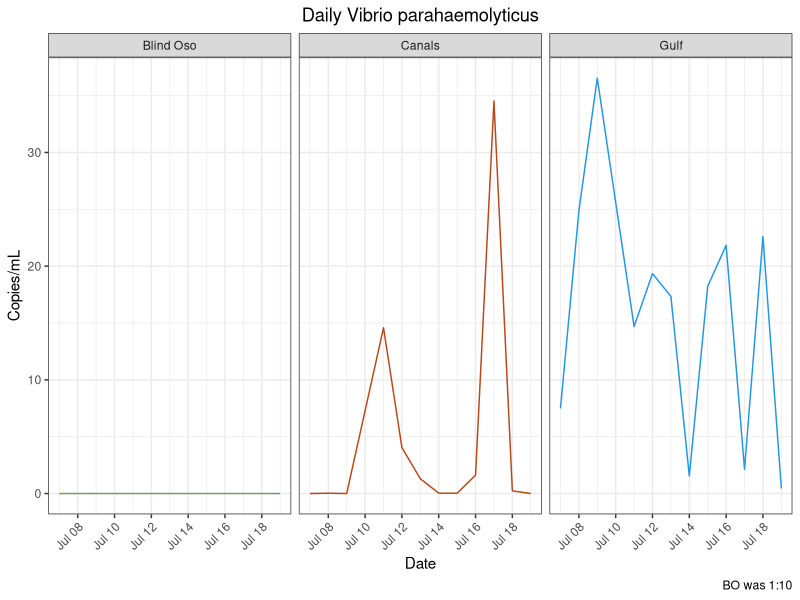
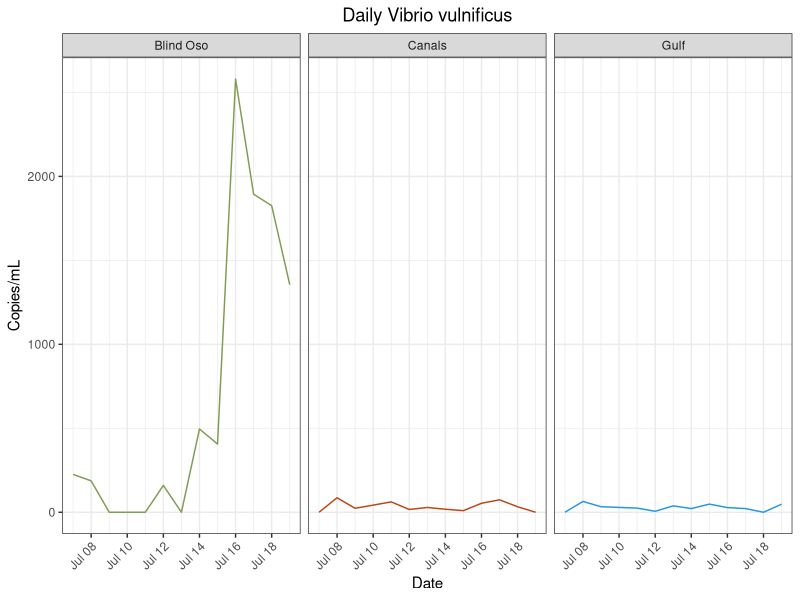
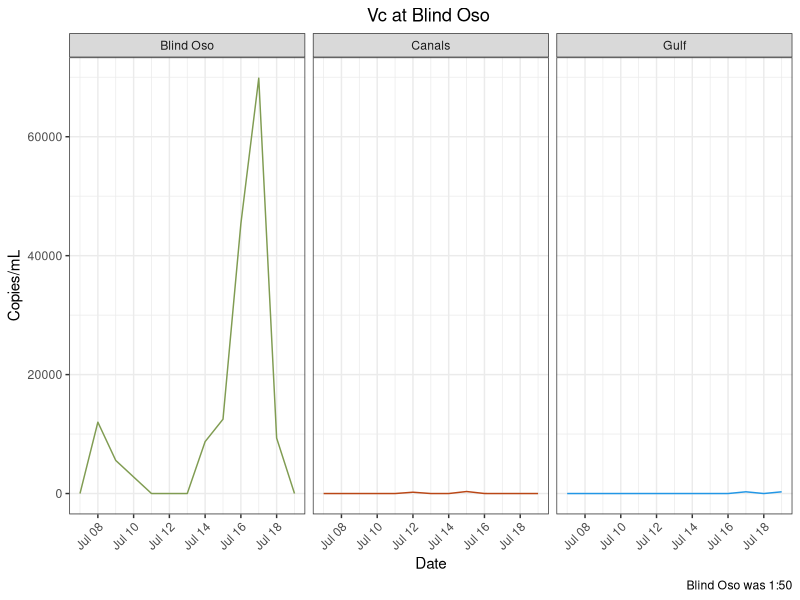
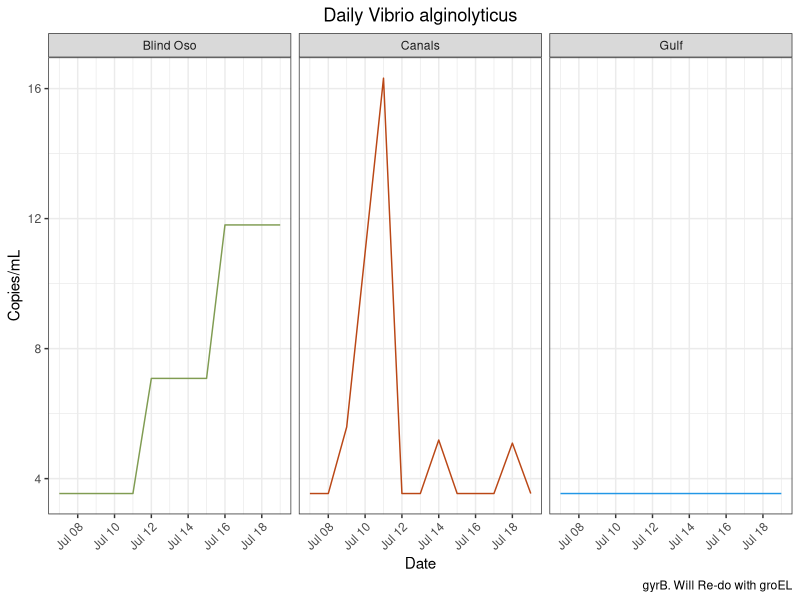
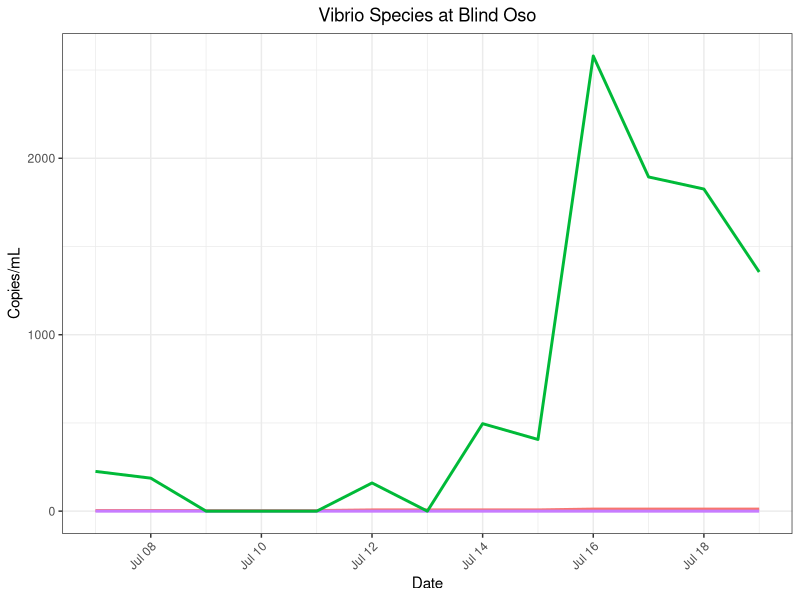
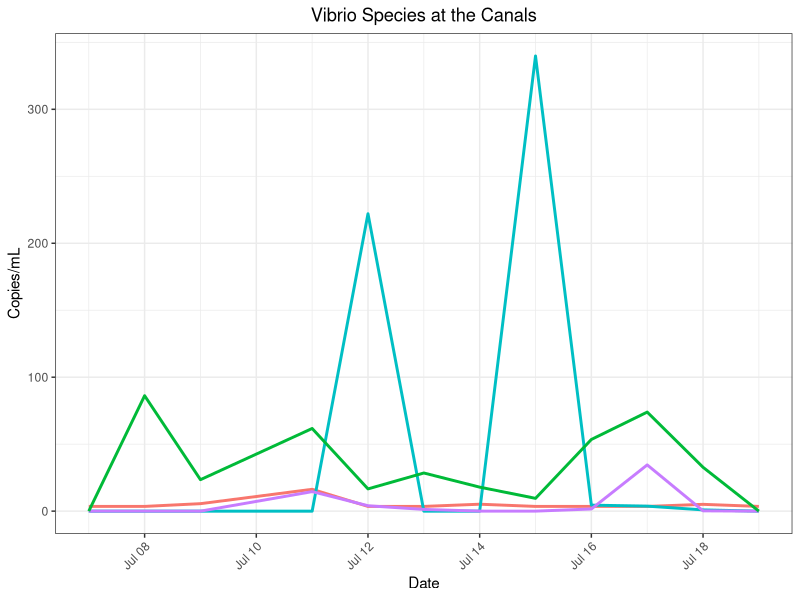
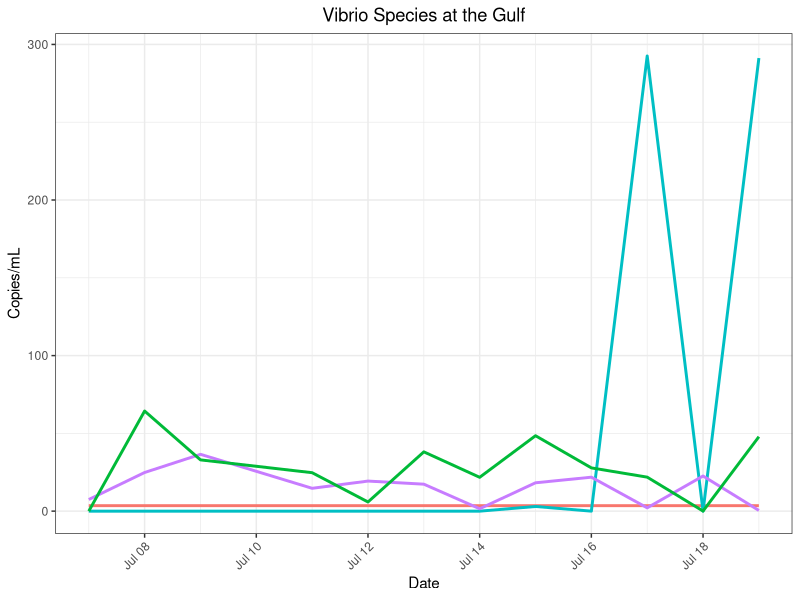
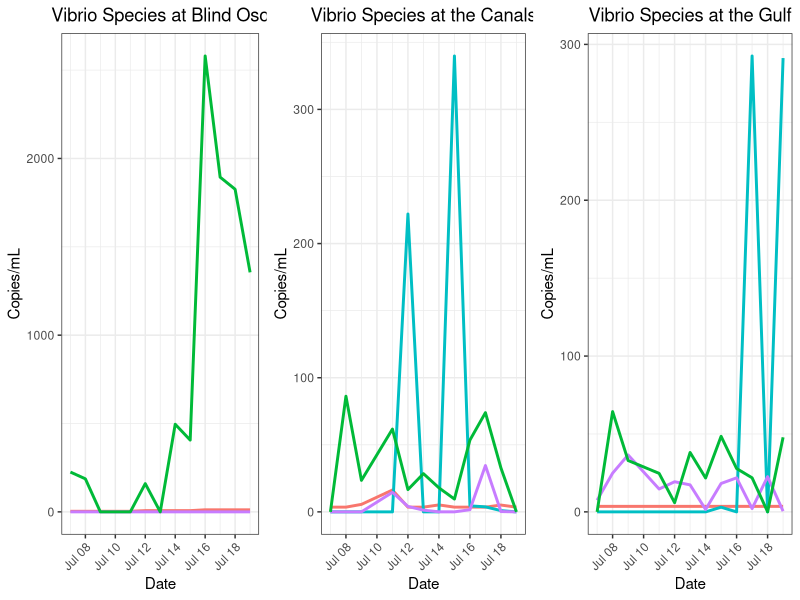

Reproduce these figures in R, in order.
## ---- chunk 1
library(here)
library(tidyverse)
library(lubridate)
library(ggpubr) #Stacking Plots
## ---- chunk 2
vp<- read_csv(here("data", "processed_data","qpcr", "vp_clean_copies.csv"))
vp_m<- read_csv(here("data", "processed_data","qpcr","vp_mon_clean_copies.csv")) 

vv<- read_csv(here("data", "processed_data","qpcr","vv_clean_copies_redo.csv")) #Trial two is best. Other trials exist too. 
vv_m<- read_csv(here("data", "processed_data","qpcr","vv_clean_copies_mon.csv"))

vc<- read_csv(here("data", "processed_data","qpcr", "vc_clean_copies_daily.csv")) #Daily
vc_m<- read_csv(here("data", "processed_data", "qpcr","vc_clean_copies_mon.csv"))#Monthly
vc_bo<- read_csv(here("data", "processed_data","qpcr","vc_clean_copies_dail_1_50.csv")) #Ran 1:50. with 5 reps (run with 2 reps + run with 3 reps)
#vc_bo_50<- read_csv(here("data", "processed_data","vc_clean_copies_daily_1_50_2reps.csv"))#Just reps 4 and 5 to compare. This looks fine, but I removed the code so as to clean up this script.

va<- read_csv(here("data", "processed_data","qpcr", "va_clean_copies_daily.csv"))
va_m<-  read_csv(here("data", "processed_data","qpcr", "va_clean_copies_monthly.csv"))
## ---- chunk 3
vv<- vv %>%
  mutate(site = recode(site, "BO" = "Blind Oso")) %>%
  mutate(site = recode(site, "C2" = "Canals")) %>%
  mutate(site = recode(site, "RD" = "Gulf"))

vp<- vp %>%
  mutate(site = recode(site, "BO" = "Blind Oso")) %>%
  mutate(site = recode(site, "C2" = "Canals")) %>%
  mutate(site = recode(site, "RD" = "Gulf"))

vc<- vc %>%
  mutate(site = recode(site, "BO" = "Blind Oso")) %>%
  mutate(site = recode(site, "C2" = "Canals")) %>%
  mutate(site = recode(site, "RD" = "Gulf"))
vc_bo<- vc_bo %>%
  mutate(site = recode(site, "BO" = "Blind Oso")) %>%
  mutate(site = recode(site, "C2" = "Canals")) %>%
  mutate(site = recode(site, "RD" = "Gulf"))
#vc_bo_50<- vc_bo_50 %>%
 # mutate(site = recode(site, "BO" = "Blind Oso")) %>%
 # mutate(site = recode(site, "C2" = "Canals")) %>%
 # mutate(site = recode(site, "RD" = "Gulf"))

va<- va %>%
  mutate(site = recode(site, "BO" = "Blind Oso")) %>%
  mutate(site = recode(site, "C2" = "Canals")) %>%
  mutate(site = recode(site, "RD" = "Gulf"))
## ---- chunk 4
vc<- 
  vc %>%
  filter(!site %in% "Blind Oso")  #Gets rid of old BO 
  
vc_d<- rbind(vc, vc_bo) #Adds new BO to C2 and RD
## ---- chunk 5
#Vp Mon
vp_m<- vp_m %>%
  select(!...1) 
jul_bo = data.frame(date = as.Date("2022-07-07"), copies_mL=0, site = "BO")
jul_c2 = data.frame(date = as.Date("2022-07-07"), copies_mL=0, site = "C2")
jul_rd = data.frame(date = as.Date("2022-07-07"), copies_mL=7.49310194, site = "RD")
vp_m = rbind(jul_bo, jul_c2, jul_rd, vp_m) %>%
  mutate(site = recode(site, "BO" = "Blind Oso")) %>%
  mutate(site = recode(site, "C2" = "Canals")) %>%
  mutate(site = recode(site, "RD" = "Gulf"))
                     

#Vv Mon
vv_m<- vv_m %>%
  select(!...1) 
jul_bo = data.frame(date = as.Date("2022-07-07"), copies_mL=0, site = "BO")
jul_c2 = data.frame(date = as.Date("2022-07-07"), copies_mL=0, site = "C2")
jul_rd = data.frame(date = as.Date("2022-07-07"), copies_mL=7.49310194, site = "RD")
vv_m = rbind(jul_bo, jul_c2, jul_rd, vv_m)%>%
  mutate(site = recode(site, "BO" = "Blind Oso")) %>%
  mutate(site = recode(site, "C2" = "Canals")) %>%
  mutate(site = recode(site, "RD" = "Gulf"))

vc_m<- vc_m %>%
  select(!...1) 
  jul_bo = data.frame(date = as.Date("2022-07-07"), copies_mL=263.208407, site = "BO")
  jul_c2 = data.frame(date = as.Date("2022-07-07"), copies_mL=0, site = "C2")
  jul_rd = data.frame(date = as.Date("2022-07-07"), copies_mL=0, site = "RD")
  vc_m = rbind(jul_bo, jul_c2, jul_rd, vc_m)%>%
    mutate(site = recode(site, "BO" = "Blind Oso")) %>%
    mutate(site = recode(site, "C2" = "Canals")) %>%
    mutate(site = recode(site, "RD" = "Gulf"))
  
 va_m<- va_m %>%
  select(!...1) 
  jul_bo = data.frame(date = as.Date("2022-07-07"), copies_mL=0, site = "BO")
  jul_c2 = data.frame(date = as.Date("2022-07-07"), copies_mL=5.494766, site = "C2")
  jul_rd = data.frame(date = as.Date("2022-07-07"), copies_mL=0, site = "RD")
  va_m = rbind(jul_bo, jul_c2, jul_rd, va_m)%>%
    mutate(site = recode(site, "BO" = "Blind Oso")) %>%
    mutate(site = recode(site, "C2" = "Canals")) %>%
    mutate(site = recode(site, "RD" = "Gulf")) 
## ---- chunk 6
#png(file = here("results", "plots", "species_specific", "vp_daily.png"))
 vp %>%
  ggplot() + geom_line(
    aes(x = date,
        y = copies_mL,
        color = site))+ 
  facet_wrap(~site)  +
  labs(x = "Date",
       y = "Copies/mL",
       title = "Daily Vibrio parahaemolyticus",
       caption = "BO was 1:10")+
  theme_bw()+
  theme(
    plot.title = element_text(hjust = 0.5),
    axis.text.x = element_text(hjust = 1, angle = 45),
    legend.position = "none")+
  scale_color_manual(values = c("Blind Oso" = "#809C52",
                                "Canals" = "#ba4716",
                                "Gulf" = "4c848c"))
# dev.off()

 ggsave(here("results", "plots", "vp_daily.png"))
## ---- chunk 7
#png(file = here("results", "plots", "species_specific", "vv_daily.png"))

vv %>%
  #filter(!site %in% "Blind Oso") %>%
  ggplot() + geom_line(
    aes(x = date,
        y = copies_mL,
        color = site))+ 
  facet_wrap(~site)  +
  labs(x = "Date",
       y = "Copies/mL",
       title = "Daily Vibrio vulnificus")+
  theme_bw()+
  theme(
    plot.title = element_text(hjust = 0.5),
    axis.text.x = element_text(hjust = 1, angle = 45),
    legend.position = "none")+ 
  scale_color_manual(values = c("Blind Oso" = "#809C52",
                                "Canals" = "#ba4716",
                                "Gulf" = "4c848c"))
#dev.off()

 ggsave(here("results", "plots", "vv_daily.png"))
## ---- chunk 8
vc_d %>%
#filter(!site %in% "Blind Oso") %>%
  ggplot() + geom_line(
    aes(x = date,
        y = copies_mL,
        color = site))+ 
  facet_wrap(~site)  +
  labs(x = "Date",
       y = "Copies/mL",
       title = "Vc at Blind Oso ",
       caption = "Blind Oso was 1:50")+
  theme_bw()+
  theme(
    plot.title = element_text(hjust = 0.5),
    axis.text.x = element_text(hjust = 1, angle = 45),
    legend.position = "none")+ 
  scale_color_manual(values = c("Blind Oso" = "#809C52", #5 replicates
                                "Canals" = "#ba4716",#3
                                "Gulf" = "4c848c"))#3

 ggsave(here("results", "plots", "vc_daily.png"))
## ---- chunk 9
#png(file = here("results", "plots", "species_specific", "va_daily.png"))

va %>%
 #filter(!site %in% "Blind Oso") %>%
  ggplot() + geom_line(
    aes(x = date,
        y = copies_mL,
        color = site))+ 
  facet_wrap(~site)  +
  labs(x = "Date",
       y = "Copies/mL",
       title = "Daily Vibrio alginolyticus",
       caption = "gyrB. Will Re-do with groEL")+
  theme_bw()+
  theme(
    plot.title = element_text(hjust = 0.5),
    axis.text.x = element_text(hjust = 1, angle = 45),
    legend.position = "none")+ 
  scale_color_manual(values = c("Blind Oso" = "#809C52",
                                "Canals" = "#ba4716",
                                "Gulf" = "4c848c"))
#dev.off()

 ggsave(here("results", "plots", "va_daily.png"))
## ---- chunk 10
#Make new columns with species 
type = "vc"
vc1<- cbind(vc_d, type)

type = "vv"
vv1<- cbind(vv, type)

type = "vp"
vp1<- cbind(vp, type)

type = "va"
va1<- cbind(va,type)

#Combine datasets
master<- rbind(vc1,vp1,vv1, va1) %>%
  mutate(type = recode(type, "va" = "V. alginolyticus",
                       "vc" = "V. cholerae",
                       "vp" = "V. parahaemolyticus",
                       "vv" = "V. vulnificus"))
# Save this
saveRDS(master, file = here("data", "processed_data", "qpcr","species_copies.rds"))
## ---- chunk 11
bo_spp<- master %>%
  filter(site %in% "Blind Oso") %>%
  filter(!type %in% "V. cholerae") %>%
  ggplot() + geom_line(
    aes(
      x = date,
      y = copies_mL,
      color = type),
    size = 1)+ 
  theme_bw()+
     labs(title = "Vibrio Species at Blind Oso",
       x = "Date",
       y = "Copies/mL",
       color = "Vibrio spp.") +
  theme(axis.text.x = element_text(hjust = 1, angle = 45),
        plot.title = element_text(hjust = 0.5),
        legend.position = "none") + 
scale_color_manual(values = c("V. alginolyticus" = "#F8766D",
                              "V. cholerae" = "#00BFC4",
                              "V. parahaemolyticus" = "#C77CFF",
                              "V. vulnificus" = "#00BA38"))

bo_spp

#dev.off()
 ggsave(here("results", "plots", "bo_all_daily.png"))
## ---- chunk 12
c2_spp<-
  master %>%
  filter(site %in% "Canals") %>%
  #filter(!type %in% "V. cholerae") %>%
  ggplot() + geom_line(
    aes(
      x = date,
      y = copies_mL,
      color = type),
    size = 1)+ 
  theme_bw()+
     labs(title = "Vibrio Species at the Canals",
       x = "Date",
       y = "Copies/mL",
       color = "Vibrio spp.") +
  theme(axis.text.x = element_text(hjust = 1, angle = 45),
        plot.title = element_text(hjust = 0.5),
        legend.position = "none") + 
scale_color_manual(values = c("V. alginolyticus" = "#F8766D",
                              "V. cholerae" = "#00BFC4",
                              "V. parahaemolyticus" = "#C77CFF",
                              "V. vulnificus" = "#00BA38"))

c2_spp

 ggsave(here("results", "plots", "c2_all_daily.png"))
## ---- chunk 13
rd_spp<-
 master %>%
  filter(site %in% "Gulf") %>%
  #filter(!type %in% "V. cholerae") %>%
  ggplot() + geom_line(
    aes(
      x = date,
      y = copies_mL,
      color = type),
    size = 1)+ 
  theme_bw()+
     labs(title = "Vibrio Species at the Gulf",
       x = "Date",
       y = "Copies/mL",
       color = "Vibrio spp.") +
  theme(axis.text.x = element_text(hjust = 1, angle = 45),
        plot.title = element_text(hjust = 0.5),
        legend.position = "none") + 
scale_color_manual(values = c("V. alginolyticus" = "#F8766D",
                              "V. cholerae" = "#00BFC4",
                              "V. parahaemolyticus" = "#C77CFF",
                              "V. vulnificus" = "#00BA38"))

rd_spp

 ggsave(here("results", "plots", "rd_all_daily.png"))
## ---- chunk 14
all_spp<-
  ggarrange(bo_spp, c2_spp, rd_spp,
            nrow = 1,
            ncol = 3)
all_spp
## ---- chunk 15
#png(file = here("results", "plots", "species_specific", "vp_mon.png"))

vp_m %>%
ggplot() + geom_line(
    aes(x = date,
        y = copies_mL,
        color = site))+ 
  geom_point(
     aes(x = date,
        y = copies_mL,
        color = site))+
  facet_wrap(~site)  +
  labs(x = "Date",
       y = "Copies/mL",
       title = "Monthly Vibrio parahaemolyticus")+
  theme_bw()+
  theme(
    plot.title = element_text(hjust = 0.5),
    axis.text.x = element_text(hjust = 1, angle = 45),
    legend.position = "none")+
  scale_color_manual(values = c("Blind Oso" = "#809C52",
                                "Canals" = "#ba4716",
                                "Gulf" = "4c848c"))+
  scale_x_date(date_breaks = "1 month", date_labels = "%b")

#dev.off()

 ggsave(here("results", "plots", "vp_monthly.png"))
## ---- chunk 16
#png(file = here("results", "plots", "species_specific", "vv_mon.png"))
 vv_m %>%
  filter(!site %in% c("E3", "NT")) %>%
 ggplot() + geom_line(
    aes(x = date,
        y = copies_mL,
        color = site))+ 
  geom_point(
     aes(x = date,
        y = copies_mL,
        color = site))+
  facet_wrap(~site)  +
  labs(x = "Date",
       y = "Copies/mL",
       title = "Monthly Vibrio vulnificus")+
  theme_bw()+
  theme(
    plot.title = element_text(hjust = 0.5),
    axis.text.x = element_text(hjust = 1, angle = 45),
    legend.position = "none")+
  scale_color_manual(values = c("Blind Oso" = "#809C52",
                                "Canals" = "#ba4716",
                                "Gulf" = "4c848c"))+
  scale_x_date(date_breaks = "1 month", date_labels = "%b")
#dev.off()

  ggsave(here("results", "plots", "vv_monthly.png"))
## ---- chunk 17
#png(file = here("results", "plots", "species_specific", "vc_mon.png"))
vc_m %>%
  #filter(!site %in% "Blind Oso") %>%
 ggplot() + geom_line(
    aes(x = date,
        y = copies_mL,
        color = site))+ 
  geom_point(
     aes(x = date,
        y = copies_mL,
        color = site))+
  facet_wrap(~site)  +
  labs(x = "Date",
       y = "Copies/mL",
       title = "Monthly Vibrio cholerae")+
  theme_bw()+
  theme(
    plot.title = element_text(hjust = 0.5),
    axis.text.x = element_text(hjust = 1, angle = 45),
    legend.position = "none")+
  scale_color_manual(values = c("Blind Oso" = "#809C52",
                                "Canals" = "#ba4716",
                                "Gulf" = "4c848c"))+
  scale_x_date(date_breaks = "1 month", date_labels = "%b")
#dev.off()

 ggsave(here("results", "plots", "vc_monthly.png"))
## ---- chunk 18

va_m %>%
  #filter(!site %in% "Blind Oso") %>%
 ggplot() + geom_line(
    aes(x = date,
        y = copies_mL,
        color = site))+ 
  geom_point(
     aes(x = date,
        y = copies_mL,
        color = site))+
  facet_wrap(~site)  +
  labs(x = "Date",
       y = "Copies/mL",
       title = "Monthly Vibrio alginolyticus")+
  theme_bw()+
  theme(
    plot.title = element_text(hjust = 0.5),
    axis.text.x = element_text(hjust = 1, angle = 45),
    legend.position = "none")+
  scale_color_manual(values = c("Blind Oso" = "#809C52",
                                "Canals" = "#ba4716",
                                "Gulf" = "4c848c"))+
  scale_x_date(date_breaks = "1 month", date_labels = "%b")

 ggsave(here("results", "plots", "va_monthly.png"))
